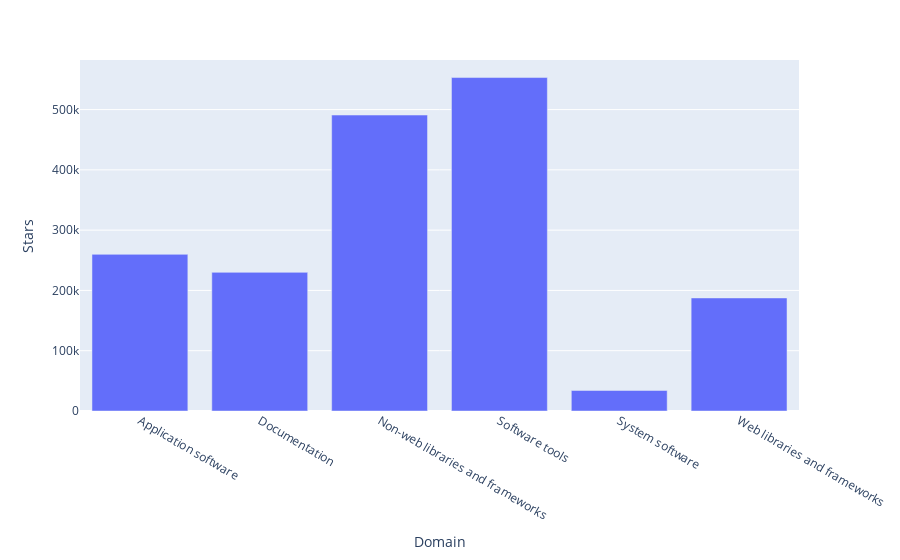

Notebook code for this chart:
### Code cell
filtered_df=domain_group[domain_group['Language']=='Python']
fig5=px.bar(filtered_df,x='Domain',y='Stars')
fig5.show()

### Figure 1 — Plotly figure (JSON) as saved in the notebook; plotly's stock layout.template omitted (floating-point values rounded to 4 significant figures)
{"data": [{"alignmentgroup": "True", "hovertemplate": "Domain=%{x}<br>Stars=%{y}<extra></extra>", "legendgroup": "", "marker": {"color": "#636efa", "pattern": {"shape": ""}}, "name": "", "offsetgroup": "", "orientation": "v", "showlegend": false, "textposition": "auto", "type": "bar", "x": ["Application software", "Documentation", "Non-web libraries and frameworks", "Software tools", "System software", "Web libraries and frameworks"], "xaxis": "x", "y": [259842, 229958, 490911, 553116, 34041, 187517], "yaxis": "y"}], "layout": {"barmode": "relative", "legend": {"tracegroupgap": 0}, "margin": {"t": 60}, "xaxis": {"anchor": "y", "domain": [0, 1], "title": {"text": "Domain"}}, "yaxis": {"anchor": "x", "domain": [0, 1], "title": {"text": "Stars"}}}}
